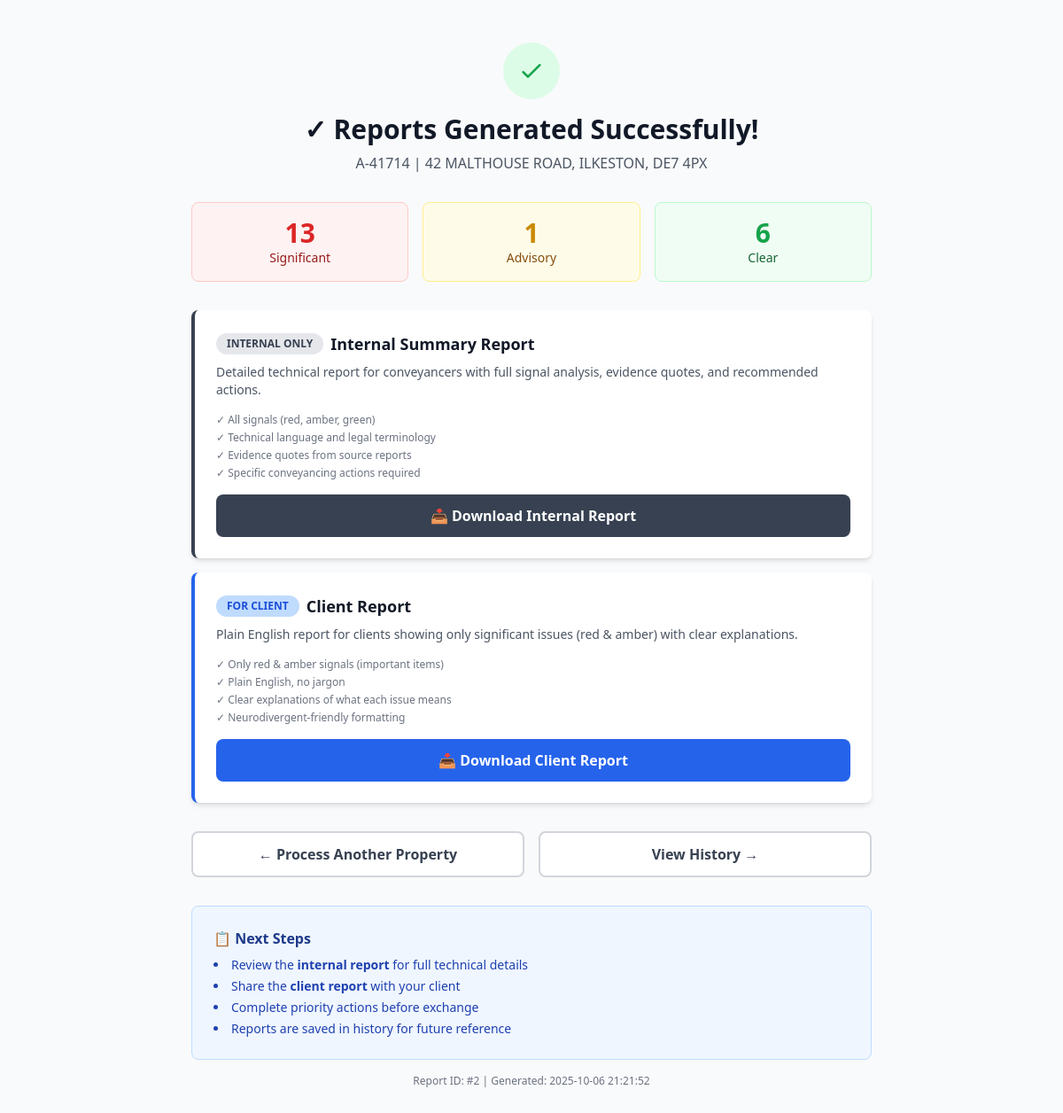
Page /results/2 (signed in) on the committed database.
### tables this page shows
CREATE TABLE reports
                 (id INTEGER PRIMARY KEY AUTOINCREMENT,
                  property_address TEXT,
                  created_at TIMESTAMP DEFAULT CURRENT_TIMESTAMP,
                  internal_report_path TEXT,
                  client_report_path TEXT,
                  signal_count INTEGER,
                  red_count INTEGER,
                  amber_count INTEGER,
                  green_count INTEGER);

### app.py (the view)
@app.route('/results/<int:report_id>')
def results(report_id):
    conn = sqlite3.connect(DATABASE)
    c = conn.cursor()
    c.execute('SELECT * FROM reports WHERE id = ?', (report_id,))
    report = c.fetchone()
    conn.close()
    if not report:
        flash('Report not found', 'error')
        return redirect(url_for('index'))
    return render_template('results.html', report=report)

### app.py (called while the page is built)
@app.before_request
def check_password():
    if request.endpoint == 'login' or request.endpoint == 'static':
        return None
    if not session.get('authenticated'):
        return redirect(url_for('login'))

### templates/results.html (shortened to what this page needs)
<!DOCTYPE html>
<html lang="en">
<head>
    <script src="https://cdn.tailwindcss.com"></script>
</head>
<body class="bg-gray-50">
    <div class="min-h-screen py-12 px-4 sm:px-6 lg:px-8">
        <div class="max-w-3xl mx-auto">
            <div class="text-center mb-8">
                <div class="inline-flex items-center justify-center w-16 h-16 bg-green-100 rounded-full mb-4">
                    <svg class="w-8 h-8 text-green-600" fill="none" stroke="currentColor" viewBox="0 0 24 24">
                        <path stroke-linecap="round" stroke-linejoin="round" stroke-width="2" d="M5 13l4 4L19 7"></path>
                    </svg>
                </div>
                <h1 class="text-3xl font-bold text-gray-900 mb-2">✓ Reports Generated Successfully!</h1>
                <p class="text-gray-600">{{ report[1] }}</p>
            </div>
            <div class="grid grid-cols-3 gap-4 mb-8">
                <div class="bg-red-50 border border-red-200 rounded-lg p-4 text-center">
                    <div class="text-3xl font-bold text-red-600">{{ report[5] }}</div>
                    <div class="text-sm text-red-800">Significant</div>
                </div>
                <div class="bg-yellow-50 border border-yellow-200 rounded-lg p-4 text-center">
                    <div class="text-3xl font-bold text-yellow-600">{{ report[6] }}</div>
                    <div class="text-sm text-yellow-800">Advisory</div>
                </div>
                <div class="bg-green-50 border border-green-200 rounded-lg p-4 text-center">
                    <div class="text-3xl font-bold text-green-600">{{ report[7] }}</div>
                    <div class="text-sm text-green-800">Clear</div>
                </div>
            </div>
            <div class="space-y-4">
                <div class="bg-white rounded-lg shadow-md p-6 border-l-4 border-gray-700">
                    <div class="flex items-start justify-between">
                        <div class="flex-1">
                            <div class="flex items-center mb-2">
                                <span class="inline-block px-3 py-1 text-xs font-semibold text-gray-700 bg-gray-200 rounded-full mr-2">
                                    INTERNAL ONLY
                                </span>
                                <h3 class="text-lg font-bold text-gray-900">Internal Summary Report</h3>
                            </div>
                            <p class="text-sm text-gray-600 mb-4">
                                Detailed technical report for conveyancers with full signal analysis, evidence quotes, and recommended actions.
                            </p>
                            <ul class="text-xs text-gray-500 space-y-1 mb-4">
                                <li>✓ All signals (red, amber, green)</li>
                                <li>✓ Technical language and legal terminology</li>
                                <li>✓ Evidence quotes from source reports</li>
                                <li>✓ Specific conveyancing actions required</li>
                            </ul>
                        </div>
                    </div>
                    <a href="{{ url_for('download', report_id=report[0], report_type='internal') }}"
                       class="block w-full bg-gray-700 hover:bg-gray-800 text-white font-bold py-3 px-6 rounded-lg text-center transition duration-200">
                        📥 Download Internal Report
                    </a>
                </div>
                <div class="bg-white rounded-lg shadow-md p-6 border-l-4 border-blue-600">
                    <div class="flex items-start justify-between">
                        <div class="flex-1">
                            <div class="flex items-center mb-2">
                                <span class="inline-block px-3 py-1 text-xs font-semibold text-blue-700 bg-blue-200 rounded-full mr-2">
                                    FOR CLIENT
                                </span>
                                <h3 class="text-lg font-bold text-gray-900">Client Report</h3>
                            </div>
                            <p class="text-sm text-gray-600 mb-4">
                                Plain English report for clients showing only significant issues (red & amber) with clear explanations.
                            </p>
                            <ul class="text-xs text-gray-500 space-y-1 mb-4">
                                <li>✓ Only red & amber signals (important items)</li>
                                <li>✓ Plain English, no jargon</li>
                                <li>✓ Clear explanations of what each issue means</li>
                                <li>✓ Neurodivergent-friendly formatting</li>
                            </ul>
                        </div>
                    </div>
                    <a href="{{ url_for('download', report_id=report[0], report_type='client') }}"
                       class="block w-full bg-blue-600 hover:bg-blue-700 text-white font-bold py-3 px-6 rounded-lg text-center transition duration-200">
                        📥 Download Client Report
                    </a>
                </div>
            </div>
            <div class="mt-8 flex gap-4">
                <a href="{{ url_for('index') }}"
                   class="flex-1 bg-white hover:bg-gray-50 text-gray-700 font-semibold py-3 px-6 rounded-lg border-2 border-gray-300 text-center transition duration-200">
                    ← Process Another Property
                </a>
                <a href="{{ url_for('history') }}"
                   class="flex-1 bg-white hover:bg-gray-50 text-gray-700 font-semibold py-3 px-6 rounded-lg border-2 border-gray-300 text-center transition duration-200">
                    View History →
                </a>
            </div>
            <div class="mt-8 bg-blue-50 border border-blue-200 rounded-lg p-6">
                <h3 class="font-semibold text-blue-900 mb-2">📋 Next Steps</h3>
                <ul class="list-disc list-inside space-y-1 text-sm text-blue-800">
                    <li>Review the <strong>internal report</strong> for full technical details</li>
                    <li>Share the <strong>client report</strong> with your client</li>
                    <li>Complete priority actions before exchange</li>
                    <li>Reports are saved in history for future reference</li>
                </ul>
            </div>
            <div class="mt-4 text-center text-xs text-gray-500">
                Report ID: #{{ report[0] }} | Generated: {{ report[2] }}
            </div>
        </div>
    </div>
</body>
</html>

### rows in the picture
reports: property_address "A-41714 | 42 MALTHOUSE ROAD, ILKESTON, DE7 4PX", signal_count "13", red_count "1", amber_count "6", id "2", created_at "2025-10-06 21:21:52"
